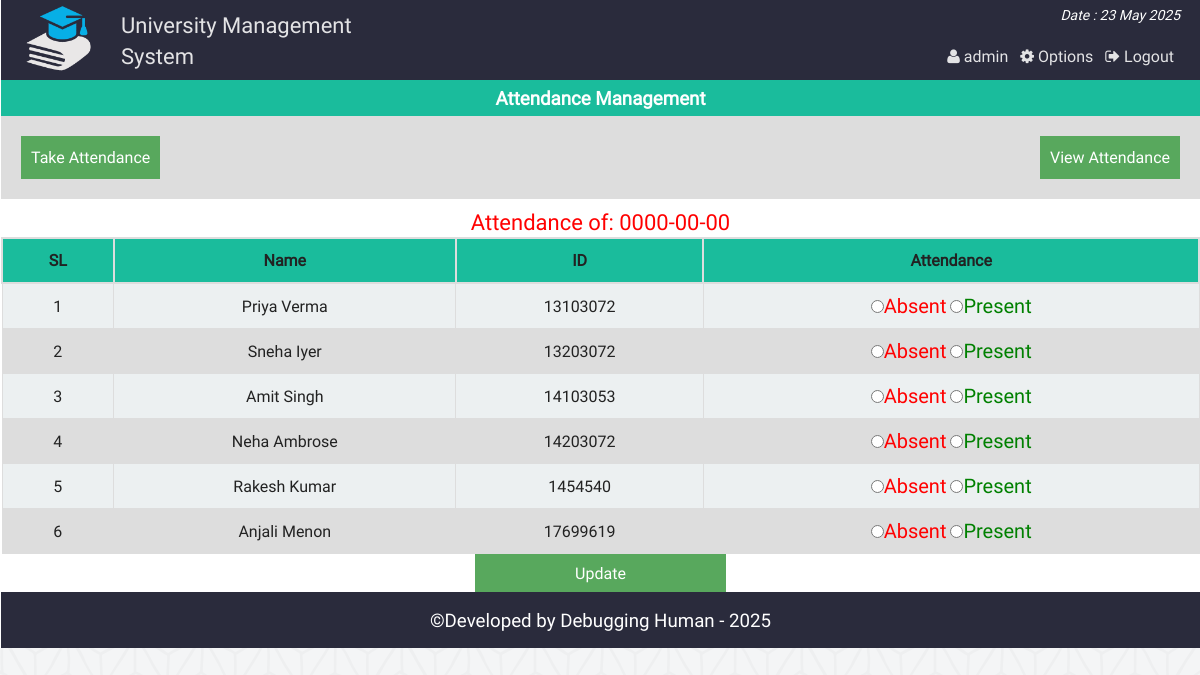
The page /att_single_view.php?dt=0000-00-00 (signed in) on the database its author committed.
### tables this page shows
CREATE TABLE `at_student` (
  `id` int(11) NOT NULL,
  `name` varchar(40) NOT NULL,
  `st_id` int(11) NOT NULL
);

CREATE TABLE `attn` (
  `id` int(11) NOT NULL,
  `st_id` int(11) NOT NULL,
  `atten` varchar(50) NOT NULL,
  `at_date` date NOT NULL
);

### php/functions.php (called while the page is built, shortened)
<?php
class login_registration_class{
	public function attn_all_student($date){
		global $conn;
		$res = $conn->query("select at_student.name, attn.*
			from at_student
			inner join attn
			on at_student.st_id = attn.st_id
			where at_date = '$date' ");
		return $res;
	}
};
?>

### att_single_view.php (the view, shortened to what this page needs)
<?php
	require "php/config.php";
	require_once "php/functions.php";
	$user = new login_registration_class();
	if(isset($_REQUEST['dt'])){
		$date = $_REQUEST['dt'];
	}
?>
<?php
include "php/headertop_admin.php";
?>
<div class="all_student fix">
		<h3 style="text-align:center;color:#fff;margin:0;padding:5px;background:#1abc9c">Attendance Management</h3>
		<div  class="fix" style="background:#ddd;padding:20px;">
			<span style="float:left;"><a style="color:#fff;" href="class_att.php"><button style="background:#58A85D;border:none;color:#fff;padding:10px;">Take Attendance</button></a></span>
			<span style="float:right;"><a style="color:#fff;" href="att_view.php"> <button style="background:#58A85D;border:none;color:#fff;padding:10px;">View Attendance</button></a></span>
		</div>
		<p style="text-align:center;color:#34495e;margin:0;padding-top:8px;color:red;font-size:22px;">
			<?php echo "Attendance of: ".$date;?>
		</p>
	<form action="" method="post">
		<table class="tab_one" style="text-align:center;">
			<tr>
				<th style="text-align:center;">SL</th>
				<th style="text-align:center;">Name</th>
				<th style="text-align:center;">ID</th>
				<th style="text-align:center;">Attendance</th>
			</tr>
			<?php
			$i=0;
				$std = $user->attn_all_student($date);
				if($std){
				while($rows = $std->fetch_assoc()){
				$i++;
		?>
			<tr>
				<td><?php echo $i;?></td>
				<td><?php echo $rows['name'];?></td>
				<td><?php echo $rows['st_id'];?></td>
				<td>
					<label style="color:red;font-size:20px"><input type="radio" name="attn[<?php echo $rows['st_id'];?>]" value="absent" <?php if($rows['atten'] == "absent") echo "checked";?>/>Absent</label>
					<label style="color:green;font-size:20px"> <input type="radio" name="attn[<?php echo $rows['st_id'];?>]" value="present" <?php if($rows['atten'] == "present") echo "checked";?>/>Present</label>
				</td>
			</tr>
			<?php
			} }else echo "failed";
				?>
		</table>
		<center>
		<span><input style="<text-align:right></text-align:right>;background:#58A85D;border:none;color:#fff;padding:8px 100px;" type="submit" name="submit" value="Update" /></span>
		</center>
	</form>
</div>
<?php include "php/footerbottom.php";?>

### css/main.css (style rules this page uses)
html { color: #222; font-size: 1em; line-height: 1.4; }
a { text-decoration:none; }
.fix { overflow:hidden; }
body { font-family:roboto !important; background:url(../img/ptrn.png) repeat fixed; }
.st_reg th, td { padding: 8px; }
table.tab_one { width:100%; }
table.tab_one th { background:#1abc9c; padding:10px; font-weight:bold; text-align:left; }
table.tab_one td { border:1px solid #ddd; padding:8px; }
table.tab_one tr:nth-child(odd) { background:#ddd; }
table.tab_one tr:nth-child(even) { background:#ecf0f1; }
.all_student { min-height:450px; }
table.att_tab tr,td,th { border:2px solid #ddd; border-collapse:collapse; padding:8px; }

### rows shown on the page
at_student: name "Priya Verma", attn.st_id "13103072"
attn: atten "☐ Absent", atten "☐ Present"
at_student: name "Sneha Iyer", attn.st_id "13203072"
attn: atten "☐ Absent", atten "☐ Present"
at_student: name "Amit Singh", attn.st_id "14103053"
attn: atten "☐ Absent", atten "☐ Present"
at_student: name "Neha Ambrose", attn.st_id "14203072"
attn: atten "☐ Absent", atten "☐ Present"
at_student: name "Rakesh Kumar", attn.st_id "1454540"
attn: atten "☐ Absent", atten "☐ Present"
at_student: name "Anjali Menon", attn.st_id "17699619"
attn: atten "☐ Absent", atten "☐ Present"

### other values the page prints
$admin_name "admin"
$date "0000-00-00"
